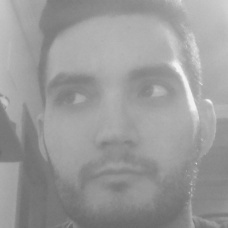
#> input picture reconocimiento_facial/libreria_de_caras/cara-de-1.1.jpg, 228 x 228 px; its folder holds 4 pictures in this run
$ python trainer_2.py   (Python 2 division)
#> lines starting #> are read from the running program, lines starting #| are printed output that depends on the picture
import cv2,os
import numpy as np
from PIL import Image
import io


recognizer = cv2.face.LBPHFaceRecognizer_create()
cascadePath = "caras_general/caras.xml"
faceCascade = cv2.CascadeClassifier(cascadePath);
path = 'libreria_de_caras'
def get_images_and_labels(path):
#> called with path = 'libreria_de_caras'
     image_paths = [os.path.join(path, f) for f in os.listdir(path)]
     # images will contains face images
     images = []
     # labels will contains the label that is assigned to the image
     labels = []
     for image_path in image_paths:
         # Read the image and convert to grayscale
         image_pil = Image.open(image_path).convert('L')
#> image_pil is the input picture: PIL image 228x228 L; min 105, max 244, mean 154.4
         # Convert the image format into numpy array
         image = np.array(image_pil, 'uint8')
         # Get the label of the image
        #print os.path.split(image_path)[1].split(".")[0].replace("cara-de-", "")
         nbr = int(os.path.split(image_path)[1].split(".")[0].replace("cara-de-", ""))
         #nbr=int(''.join(str(ord(c)) for c in nbr))
         print nbr
         # Detect the face in the image
         faces = faceCascade.detectMultiScale(image)
#> faces = [[23, 20, 181, 181]]
         # If face is detected, append the face to images and the label to labels
         for (x, y, w, h) in faces:
             images.append(image[y: y + h, x: x + w])
             labels.append(nbr)
             cv2.imshow("Introduciendo caras al entrenamiento...", image[y: y + h, x: x + w])
             cv2.waitKey(10)
#> this loop made 1 pass
#> pass 1, in get_images_and_labels, `cv2.imshow("Introduciendo caras al entrenamiento...", image[y: y + h, ..`:
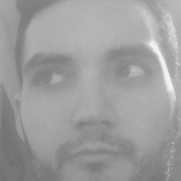
#> window 'Introduciendo caras al entrena': shape (181, 181); min 110, max 244, mean 157
#> after the loop, images = 1 item; labels = [1]
#> pass 2 of the loop in get_images_and_labels, `for image_path in image_paths:`:
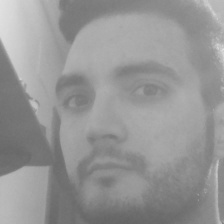
#> input picture reconocimiento_facial/libreria_de_caras/cara-de-1.11.jpg, 224 x 224 px
#> in get_images_and_labels, image_pil is the input picture: PIL image 224x224 L; min 99, max 228, mean 149.6
#> faces = [[16, 19, 185, 185]]
#> the loop in get_images_and_labels, `for (x, y, w, h) in faces:` made 1 pass
#> pass 1, in get_images_and_labels, `cv2.imshow("Introduciendo caras al entrenamiento...", image[y: y + h, ..`:
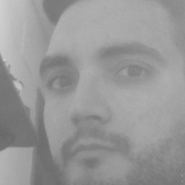
#> window 'Introduciendo caras al entrena': shape (185, 185); min 104, max 208, mean 151.7
#> after the loop in get_images_and_labels, `for (x, y, w, h) in faces:`: images = 2 items; labels = [1, 1]
#> pass 3 of the loop in get_images_and_labels, `for image_path in image_paths:`:
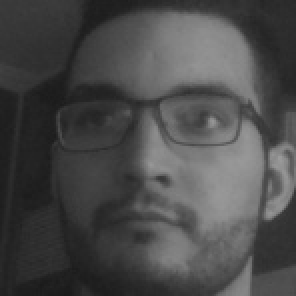
#> input picture reconocimiento_facial/libreria_de_caras/cara-de-1.13.jpg, 148 x 148 px (shown 2 times larger)
#> in get_images_and_labels, image_pil is the input picture: PIL image 148x148 L; min 25, max 155, mean 74.2
#> faces = [[15, 12, 122, 122]]
#> the loop in get_images_and_labels, `for (x, y, w, h) in faces:` made 1 pass
#> pass 1, in get_images_and_labels, `cv2.imshow("Introduciendo caras al entrenamiento...", image[y: y + h, ..`:
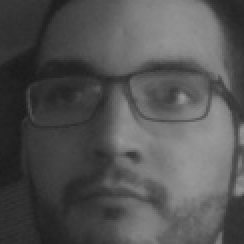
#> window 'Introduciendo caras al entrena': shape (122, 122) (shown 2 times larger); min 27, max 153, mean 83
#> after the loop in get_images_and_labels, `for (x, y, w, h) in faces:`: images = 3 items; labels = [1, 1, 1]
#> the loop made 4 passes; the first 3 are shown
     # return the images list and labels list
     return images, labels


images, labels = get_images_and_labels(path)
cv2.imshow('Test',images[0])
cv2.waitKey(1)
print labels
recognizer.train(images, np.array(labels))
#> (the run stopped early here; a loop or call above may not have finished)
